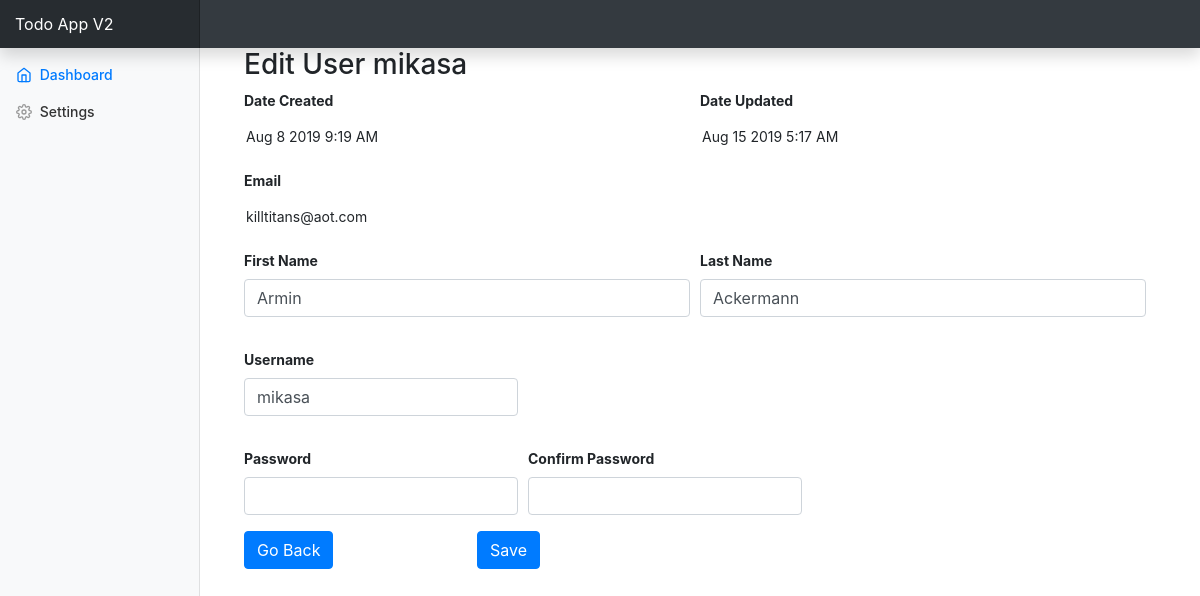
The app's page /views/admin/view_admin_edit_user.php?id=16 (signed in) with its own data.
### tables this page shows
CREATE TABLE `users` (
  `user_id` int(11) NOT NULL,
  `username` varchar(30) NOT NULL,
  `password` varchar(100) NOT NULL,
  `firstname` varchar(30) NOT NULL,
  `lastname` varchar(30) NOT NULL,
  `email` varchar(40) NOT NULL,
  `user_role_id` int(11) NOT NULL,
  `vkey` varchar(100) NOT NULL,
  `verified` tinyint(1) NOT NULL DEFAULT 0,
  `date_created` timestamp NOT NULL DEFAULT current_timestamp(),
  `date_updated` timestamp NOT NULL DEFAULT current_timestamp()
);

### model/config.php (called while the page is built, shortened)
<?php
function query($query, $con) {
    return $con->query($query);
}

### views/admin/view_admin_edit_user.php (the view, shortened to what this page needs)
<?php
$root = $_SERVER['DOCUMENT_ROOT'];
require $root . "/TODOapp/model/config.php";
$user_id = $_GET['id'] ?? false;
$sql = "SELECT * FROM users WHERE user_id='$user_id'";
$result = query($sql, $mysqli);
$data = mysqli_fetch_assoc($result);
?>
<?php require "../template/header.php"; ?>
<div class="container-fluid">
    <nav class="col-md-2 d-none d-md-block bg-light sidebar">
        <div class="sidebar-sticky">
            <ul class="nav flex-column">
                <li class="nav-item">
                    <a href="#" class="nav-link active">
                        <span data-feather="home"></span>
                        Dashboard
                    </a>
                </li>
                <li class="nav-item">
                    <a href="#" class="nav-link">
                        <span data-feather="settings"></span>
                        Settings
                    </a>
                </li>
            </ul>
        </div>
    </nav>
    <main role="main" class="col-md-9 ml-sm-auto col-lg-10 px-4">
    <?php if(mysqli_num_rows($result) > 0 && $data['user_role_id'] != 1) : ?>
        <h3>Edit User <?php echo $data["username"]; ?></h3>
        <form action="../../controller/Admin.php" class="form" method="post">
            <div class="form-row">
                <div class="form-group col-md-6">
                    <label for="" class="font-weight-bold">Date Created</label>
                    <input type="text" class="form-control-plaintext" value="<?php echo date('M j Y g:i A', strtotime($data["date_created"])); ?>">
                </div>
                <div class="form-group col-md-6">
                    <label for="" class="font-weight-bold">Date Updated</label>
                    <input type="text" class="form-control-plaintext" value="<?php echo date('M j Y g:i A', strtotime($data["date_updated"]));?>">
                </div>
            </div>
            <div class="form-row">
                <div class="form-group col-md-6">
                    <label for="" class="font-weight-bold">Email</label>
                    <input type="text" class="form-control-plaintext" value="<?php echo $data['email']; ?>" readonly>
                </div>
            </div>
            <div class="form-row">
                <div class="form-group col-md-6">
                    <label for="" class="font-weight-bold">First Name</label>
                    <input type="text" class="form-control" value="<?php echo $data['firstname']; ?>" name="newFirstname">
                </div>
                <div class="form-group col-md-6">
                    <label for="" class="font-weight-bold">Last Name</label>
                    <input type="text" class="form-control" value="<?php echo $data['lastname']; ?>" name="newLastname">
                </div>
            </div>
            <div class="form-row">
            </div>
            <div class="form-row">
                <div class="form-group col-auto">
                    <label for="" class="font-weight-bold">Username</label>
                    <input type="text" class="form-control" value="<?php echo $data['username']; ?>" name="newUsername">
                </div>
            </div>
            <div class="form-row">
                <div class="form-group col-auto">
                    <label for="" class="font-weight-bold">Password</label>
                    <input type="password" class="form-control" name="newPassword">
                </div>
                <div class="form-group col-auto">
                    <label for="" class="font-weight-bold">Confirm Password</label>
                    <input type="password" class="form-control" name="confNewPassword">
                </div>
            </div>
            <div class="row">
                <div class="form-group col">
                    <input name="actionAdminGoBack" value="Go Back" class="btn btn-primary" type="submit">
                </div>
                <div class="form-group col-9">
                    <button type="submit" class="btn btn-primary" type="submit" name="editUser">Save</button>
                </div>
            </div>
        </form>
    <?php endif; ?>
    </main>
</div>
<?php require "../template/footer.php"; ?>

### views/styles/dashboard.css (style rules this page uses)
body { font-size: .875rem; }
.feather { width: 16px; height: 16px; vertical-align: text-bottom; }
.sidebar { position: fixed; top: 0; bottom: 0; left: 0; z-index: 100; padding: 48px 0 0; box-shadow: inset -1px 0 0 rgba(0, 0, 0, .1); }
.sidebar-sticky { position: relative; top: 0; height: calc(100vh - 48px); padding-top: .5rem; overflow-x: hidden; overflow-y: auto; }
.sidebar .nav-link { font-weight: 500; color: #333; }
.sidebar .nav-link .feather { margin-right: 4px; color: #999; }
.sidebar .nav-link.active { color: #007bff; }
.sidebar .nav-link:hover .feather, .sidebar .nav-link.active .feather { color: inherit; }
[role="main"] { padding-top: 133px; }
@media (min-width: 768px) { [role="main"] { padding-top: 48px; } }

### records on screen
users: username "mikasa", date_created "Aug 8 2019 9:19 AM", date_updated "Aug 15 2019 5:17 AM", email "killtitans@aot.com", newFirstname "Armin", newLastname "Ackermann", newUsername "mikasa"
